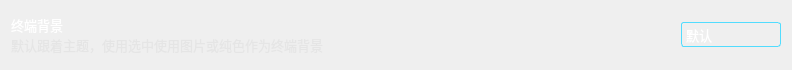
           <widget class="QWidget" name="verticalWidget_27" native="true">
            <property name="minimumSize">
             <size>
              <width>0</width>
              <height>70</height>
             </size>
            </property>
            <property name="maximumSize">
             <size>
              <width>16777215</width>
              <height>70</height>
             </size>
            </property>
            <property name="styleSheet">
             <string notr="true">#verticalWidget_27{background-color: rgba(223, 223, 223,50);
border-radius: 5px;}</string>
            </property>
            <layout class="QHBoxLayout" name="horizontalLayout_36">
             <item>
              <widget class="QWidget" name="horizontalWidget_26" native="true">
               <property name="minimumSize">
                <size>
                 <width>0</width>
                 <height>40</height>
                </size>
               </property>
               <property name="maximumSize">
                <size>
                 <width>16777215</width>
                 <height>40</height>
                </size>
               </property>
               <layout class="QVBoxLayout" name="verticalLayout_31">
                <property name="spacing">
                 <number>0</number>
                </property>
                <property name="leftMargin">
                 <number>0</number>
                </property>
                <property name="topMargin">
                 <number>0</number>
                </property>
                <property name="rightMargin">
                 <number>0</number>
                </property>
                <property name="bottomMargin">
                 <number>0</number>
                </property>
                <item>
                 <widget class="QLabel" name="label_67">
                  <property name="font">
                   <font>
                    <family>OPPOSans B</family>
                    <pointsize>10</pointsize>
                    <stylestrategy>PreferAntialias</stylestrategy>
                   </font>
                  </property>
                  <property name="styleSheet">
                   <string notr="true">color: rgb(255, 255, 255);</string>
                  </property>
                  <property name="text">
                   <string>终端背景</string>
                  </property>
                 </widget>
                </item>
                <item>
                 <widget class="QLabel" name="label_68">
                  <property name="minimumSize">
                   <size>
                    <width>0</width>
                    <height>20</height>
                   </size>
                  </property>
                  <property name="maximumSize">
                   <size>
                    <width>16777215</width>
                    <height>20</height>
                   </size>
                  </property>
                  <property name="font">
                   <font>
                    <family>OPPOSans B</family>
                    <pointsize>10</pointsize>
                    <stylestrategy>PreferAntialias</stylestrategy>
                   </font>
                  </property>
                  <property name="styleSheet">
                   <string notr="true">color: rgba(223, 223, 223, 150);</string>
                  </property>
                  <property name="text">
                   <string>默认跟着主题，使用选中使用图片或纯色作为终端背景</string>
                  </property>
                 </widget>
                </item>
               </layout>
              </widget>
             </item>
             <item>
              <spacer name="horizontalSpacer_65">
               <property name="orientation">
                <enum>Qt::Horizontal</enum>
               </property>
               <property name="sizeHint" stdset="0">
                <size>
                 <width>352</width>
                 <height>20</height>
                </size>
               </property>
              </spacer>
             </item>
             <item>
              <widget class="QComboBox" name="comboBox_9">
               <property name="minimumSize">
                <size>
                 <width>100</width>
                 <height>25</height>
                </size>
               </property>
               <property name="maximumSize">
                <size>
                 <width>100</width>
                 <height>25</height>
                </size>
               </property>
               <property name="font">
                <font>
                 <family>OPPOSans B</family>
                 <pointsize>10</pointsize>
                 <stylestrategy>PreferAntialias</stylestrategy>
                </font>
               </property>
               <property name="styleSheet">
                <string notr="true">QComboBox{
	color:#ffffff;
	border:1px solid #52DCFE;
	border-radius:3px;
	background:transparent;
}
QComboBox:disabled{
	border:1px solid gray;
	color:gray;
}

QComboBox::drop-down{
	background:transparent;
}
QComboBox::down-arrow{
	border-image: url(:/lib/up.png);
    width:20px;
	height:20px;
}


QComboBox::down-arrow:enabled{
	color:#52DCFE;
}
QComboBox QAbstractItemView{
	outline:0px solid gray;
	border:1px solid #52DCFE;
	color:#ffffff;
	background-color:#000000;
	selection-background-color:#52DCFE;
}</string>
               </property>
               <property name="iconSize">
                <size>
                 <width>20</width>
                 <height>20</height>
                </size>
               </property>
               <item>
                <property name="text">
                 <string>默认</string>
                </property>
               </item>
               <item>
                <property name="text">
                 <string>纯色</string>
                </property>
               </item>
               <item>
                <property name="text">
                 <string>图片</string>
                </property>
               </item>
              </widget>
             </item>
            </layout>
           </widget>
